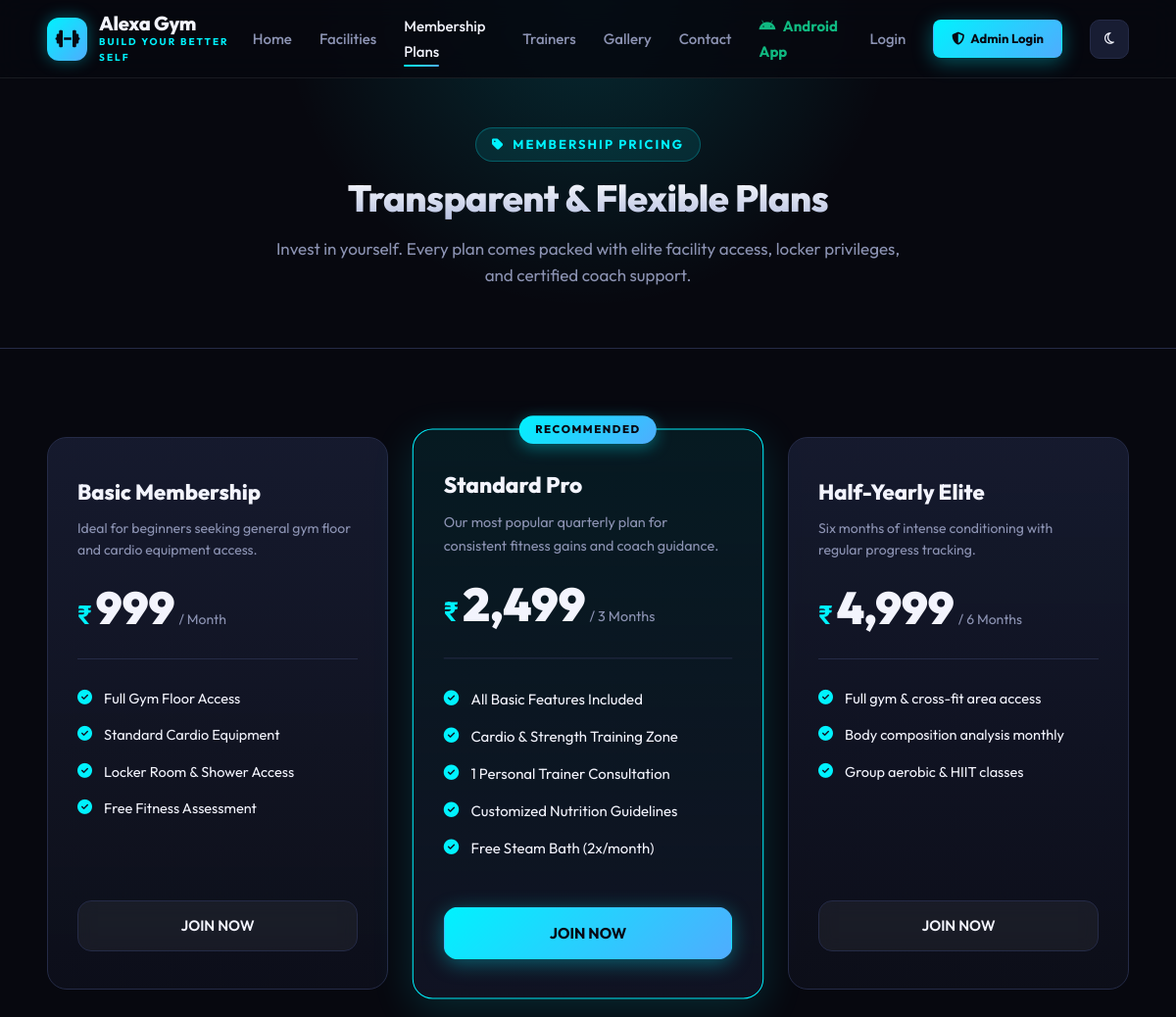
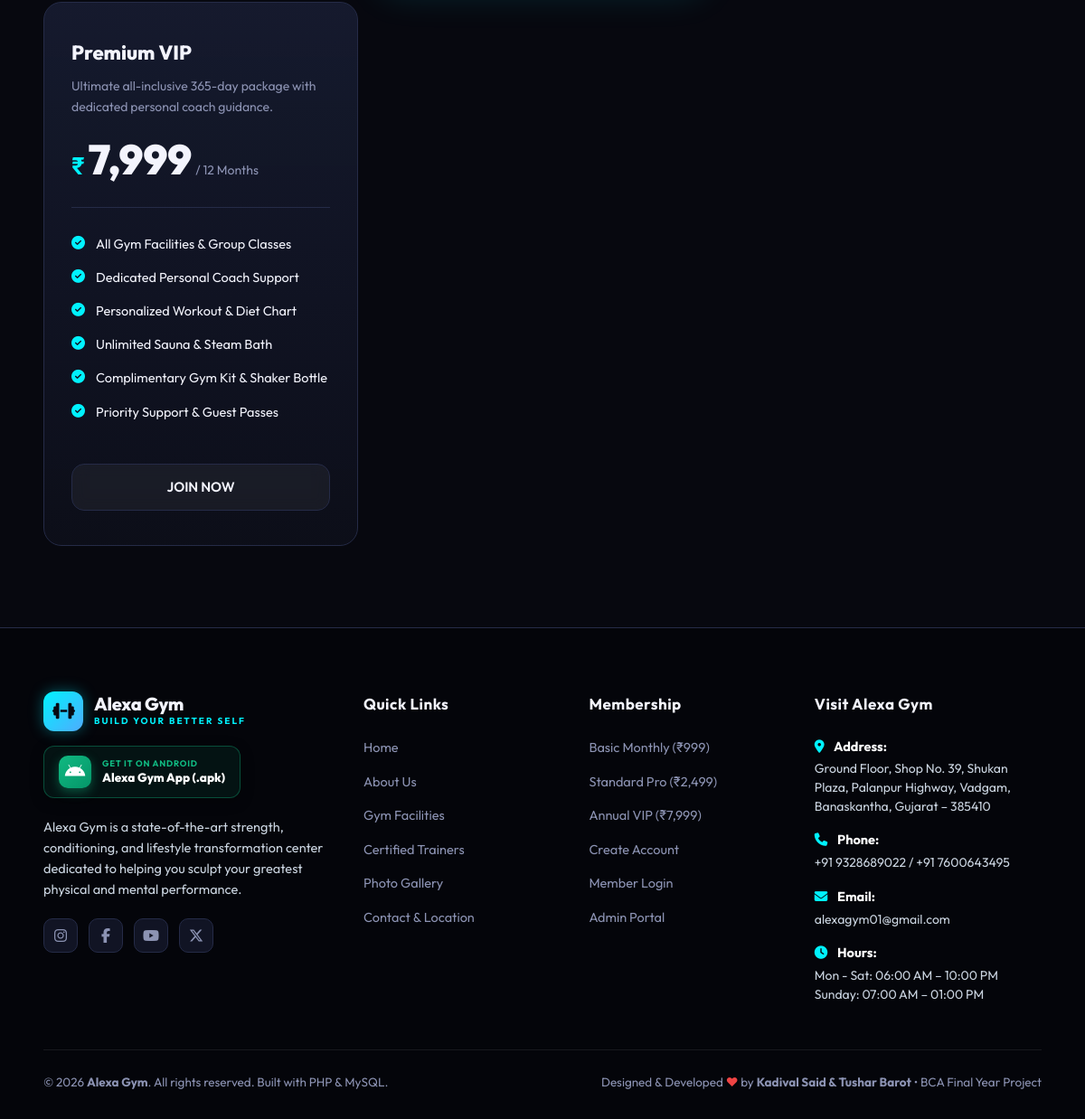
/plans.php, run on the app's committed database (2 pictures, top to bottom).
### tables this page shows
CREATE TABLE `plans` (
  `id` INT UNSIGNED NOT NULL AUTO_INCREMENT,
  `name` VARCHAR(100) NOT NULL,
  `duration_months` INT UNSIGNED NOT NULL,
  `price` DECIMAL(10,2) NOT NULL DEFAULT 0.00,
  `description` TEXT DEFAULT NULL,
  `features` TEXT DEFAULT NULL,
  `is_popular` TINYINT(1) NOT NULL DEFAULT 0,
  `status` ENUM('active', 'inactive') NOT NULL DEFAULT 'active',
  `created_at` TIMESTAMP NOT NULL DEFAULT CURRENT_TIMESTAMP,
  PRIMARY KEY (`id`)
);

### includes/functions.php (called while the page is built, shortened)
<?php
function e($value) {
    return htmlspecialchars((string)($value ?? ''), ENT_QUOTES, 'UTF-8');
}
function get_base_url() {
    $script_dir = str_replace('\\', '/', dirname($_SERVER['SCRIPT_NAME'] ?? ''));
    $base = preg_replace('#/(auth|user|admin|includes|config)(/.*)?$#i', '', $script_dir);
    $base = rtrim($base, '/');
    return ($base === '' || $base === '.') ? '' : $base;
}

### config/auth.php (called while the page is built, shortened)
<?php
function is_logged_in() {
    return isset($_SESSION['user_id']) && !empty($_SESSION['user_id']);
}
function get_logged_in_user() {
    if (!is_logged_in()) return null;
    return [
        'id'    => $_SESSION['user_id'] ?? null,
        'name'  => $_SESSION['user_name'] ?? 'User',
        'email' => $_SESSION['user_email'] ?? '',
        'phone' => $_SESSION['user_phone'] ?? '',
        'role'  => strtolower($_SESSION['user_role'] ?? 'member'),
        'member_id' => $_SESSION['member_id'] ?? null,
    ];
}

### plans.php (the view, shortened to what this page needs)
<?php
require_once __DIR__ . '/config/database.php';
require_once __DIR__ . '/config/auth.php';
require_once __DIR__ . '/includes/functions.php';
try {
    $plans_stmt = $pdo->query("SELECT * FROM plans WHERE status = 'active' ORDER BY price ASC");
    $plans_list = $plans_stmt->fetchAll();
} catch (Exception $e) {
    $plans_list = [];
}
require_once __DIR__ . '/includes/header.php';
require_once __DIR__ . '/includes/navbar.php';
?>
<section style="padding: 130px 0 60px 0; background: radial-gradient(circle at top center, rgba(0, 242, 254, 0.15), transparent 45%), var(--bg); border-bottom: 1px solid var(--line);">
  <div class="container text-center" style="text-align: center;">
    <div class="section-tag"><i class="fa-solid fa-tag"></i> Membership Pricing</div>
    <h1 class="section-title">Transparent &amp; Flexible Plans</h1>
    <p class="section-desc" style="margin: 0 auto; max-width: 650px;">
      Invest in yourself. Every plan comes packed with elite facility access, locker privileges, and certified coach support.
    </p>
  </div>
</section>
<section class="section">
  <div class="container">
    <div class="pricing-grid">
      <?php if (!empty($plans_list)): ?>
        <?php foreach ($plans_list as $plan):
            $features = !empty($plan['features']) ? explode("\n", trim($plan['features'])) : [
                'Full Gym Floor Access',
                'Cardio & Strength Training Zone',
                'Locker Room & Shower Access',
                'Free Initial Assessment'
            ];
            $is_popular = !empty($plan['is_popular']);
        ?>
          <div class="pricing-card <?= $is_popular ? 'popular' : '' ?>">
            <?php if ($is_popular): ?>
              <div class="popular-badge">RECOMMENDED</div>
            <?php endif; ?>
            <div class="plan-name"><?= e($plan['name']) ?></div>
            <div class="plan-desc"><?= e($plan['description'] ?: 'Structured fitness access designed for your progression.') ?></div>
            <div class="plan-price-wrap">
              <span class="plan-currency">₹</span>
              <span class="plan-amount"><?= number_format((float)$plan['price'], 0) ?></span>
              <span class="plan-duration">/ <?= (int)$plan['duration_months'] === 1 ? 'Month' : (int)$plan['duration_months'] . ' Months' ?></span>
            </div>
            <ul class="plan-features-list">
              <?php foreach ($features as $feat): ?>
                <?php if (!empty(trim($feat))): ?>
                  <li><i class="fa-solid fa-circle-check"></i> <?= e(trim($feat)) ?></li>
                <?php endif; ?>
              <?php endforeach; ?>
            </ul>
            <?php
            $logged_user = get_logged_in_user();
            $user_role = $logged_user['role'] ?? '';
            if ($user_role === 'admin') {
                $plan_btn_url = $base_url . '/admin/plans.php';
                $plan_btn_text = '<i class="fa-solid fa-pen-to-square"></i> Manage Plan';
            } elseif ($user_role === 'member') {
                $plan_btn_url = $base_url . '/user/plans.php?plan_id=' . (int)$plan['id'];
                $plan_btn_text = '<i class="fa-solid fa-bolt"></i> Choose Plan';
            } else {
                $plan_btn_url = $base_url . '/auth/register.php?plan_id=' . (int)$plan['id'];
                $plan_btn_text = 'JOIN NOW';
            }
            ?>
            <a href="<?= $plan_btn_url ?>" class="btn <?= $is_popular ? 'btn-primary' : 'btn-outline' ?> btn-block">
              <?= $plan_btn_text ?>
            </a>
          </div>
        <?php endforeach; ?>
      <?php endif; ?>
    </div>
  </div>
</section>
<?php require_once __DIR__ . '/includes/footer.php'; ?>

### assets/css/style.css (style rules this page uses)
:root { --bg: #07080f; --bg-subtle: #0d0f1a; --panel: #111424; --panel-2: #181d33; --panel-card: rgba(17, 20, 36, 0.75); --line: #252b47; --line-light: rgba(255, 255, 255, 0.08); --text: #f3f4fd; --text-muted: #8c93b3; --cyan: #00f2fe; --cyan-glow: rgba(0, 242, 254, 0.35); --blue: #3b82f6; --violet: #7c3aed; --accent-grad: linear-gradient(135deg, #00f2fe 0%, #4facfe 100%); --accent-grad-rev: linear-gradient(135deg, #7c3aed 0%, #3b82f6 100%); --fire-grad: linear-gradient(135deg, #f59e0b 0%, #ef4444 100%); --card-grad: linear-gradient(180deg, rgba(24, 29, 51, 0.85) 0%, rgba(13, 15, 26, 0.95) 100%); --ok: #10b981; --bad: #ef4444; --warning: #f59e0b; --radius-sm: 8px; --radius-md: 14px; --radius-lg: 20px; --radius-full: 9999px; --shadow-sm: 0 4px 12px rgba(0, 0, 0, 0.3); --shadow-md: 0 10px 30px rgba(0, 0, 0, 0.45); --shadow-glow: 0 0 25px rgba(0, 242, 254, 0.25); --transition: all 0.28s cubic-bezier(0.4, 0, 0.2, 1); font-family: 'Outfit', 'Inter', -apple-system, BlinkMacSystemFont, sans-serif; }
*, *::before, *::after { box-sizing: border-box; margin: 0; padding: 0; }
html { scroll-behavior: smooth; }
body { background-color: var(--bg); color: var(--text); font-size: 16px; line-height: 1.6; overflow-x: hidden; min-height: 100vh; display: flex; flex-direction: column; }
a { color: inherit; text-decoration: none; transition: var(--transition); }
.container { width: 100%; max-width: 100%; margin: 0 auto; padding: 0 clamp(20px, 4vw, 72px); }
.section { padding: 90px 0; position: relative; }
.section-tag { display: inline-flex; align-items: center; gap: 8px; font-size: 13px; font-weight: 700; letter-spacing: 2px; text-transform: uppercase; color: var(--cyan); background: rgba(0, 242, 254, 0.1); border: 1px solid rgba(0, 242, 254, 0.25); padding: 6px 16px; border-radius: var(--radius-full); margin-bottom: 14px; }
.section-title { font-size: 38px; font-weight: 800; line-height: 1.25; letter-spacing: -0.5px; margin-bottom: 14px; background: linear-gradient(180deg, #ffffff 0%, #b4bee0 100%); -webkit-background-clip: text; background-clip: text; -webkit-text-fill-color: transparent; }
.section-desc { color: var(--text-muted); font-size: 17px; font-weight: 400; }
.btn { display: inline-flex; align-items: center; justify-content: center; gap: 10px; font-weight: 600; font-size: 15px; padding: 13px 28px; border-radius: var(--radius-md); border: 1px solid transparent; cursor: pointer; transition: var(--transition); text-align: center; white-space: nowrap; }
.btn-primary { background: var(--accent-grad); color: #070913; font-weight: 700; box-shadow: 0 4px 20px var(--cyan-glow); }
.btn-outline { background: rgba(255, 255, 255, 0.05); border-color: var(--line); color: var(--text); backdrop-filter: blur(8px); }
.btn-block { width: 100%; }
.pricing-grid { display: grid; grid-template-columns: repeat(auto-fit, minmax(300px, 1fr)); gap: 30px; align-items: stretch; }
.pricing-card { background: var(--card-grad); border: 1px solid var(--line); border-radius: var(--radius-lg); padding: 38px 30px; display: flex; flex-direction: column; position: relative; transition: var(--transition); }
.pricing-card.popular { border-color: var(--cyan); background: linear-gradient(180deg, rgba(0, 242, 254, 0.08) 0%, rgba(17, 20, 36, 0.95) 100%); box-shadow: 0 10px 40px rgba(0, 242, 254, 0.15); transform: scale(1.03); }
.popular-badge { position: absolute; top: -14px; left: 50%; transform: translateX(-50%); background: var(--accent-grad); color: #070913; font-size: 11px; font-weight: 800; letter-spacing: 1.5px; text-transform: uppercase; padding: 5px 16px; border-radius: var(--radius-full); box-shadow: 0 4px 15px var(--cyan-glow); }
.plan-name { font-size: 22px; font-weight: 800; margin-bottom: 8px; }
.plan-desc { font-size: 14px; color: var(--text-muted); margin-bottom: 24px; min-height: 42px; }
.plan-price-wrap { display: flex; align-items: baseline; gap: 4px; margin-bottom: 28px; padding-bottom: 24px; border-bottom: 1px solid var(--line); }
.plan-currency { font-size: 26px; font-weight: 700; color: var(--cyan); }
.plan-amount { font-size: 46px; font-weight: 900; line-height: 1; color: var(--text); }
.plan-duration { font-size: 14px; color: var(--text-muted); }
.plan-features-list { list-style: none; margin-bottom: 32px; flex-grow: 1; }
.plan-features-list li { display: flex; align-items: flex-start; gap: 12px; font-size: 14.5px; color: var(--text); margin-bottom: 14px; }
.plan-features-list li i { color: var(--cyan); font-size: 15px; margin-top: 3px; }

### data on the page
plans: name "Basic Membership", description "Ideal for beginners seeking general gym floor and cardio equipment access.", price "999", duration_months "Month", features "Full Gym Floor Access", features "Standard Cardio Equipment", features "Locker Room & Shower Access", features "Free Fitness Assessment", plan_btn_text "JOIN NOW"
plans: is_popular "RECOMMENDED", name "Standard Pro", description "Our most popular quarterly plan for consistent fitness gains and coach guidance.", price "2,499", duration_months "3", features "All Basic Features Included", features "Cardio & Strength Training Zone", features "1 Personal Trainer Consultation", features "Customized Nutrition Guidelines", features "Free Steam Bath (2x/month)", plan_btn_text "JOIN NOW"
plans: name "Half-Yearly Elite", description "Six months of intense conditioning with regular progress tracking.", price "4,999", duration_months "6", features "Full gym & cross-fit area access", features "Body composition analysis monthly", features "Group aerobic & HIIT classes", plan_btn_text "JOIN NOW"
plans: name "Premium VIP", description "Ultimate all-inclusive 365-day package with dedicated personal coach guidance.", price "7,999", duration_months "12", features "All Gym Facilities & Group Classes", features "Dedicated Personal Coach Support", features "Personalized Workout & Diet Chart", features "Unlimited Sauna & Steam Bath", features "Complimentary Gym Kit & Shaker Bottle", features "Priority Support & Guest Passes", plan_btn_text "JOIN NOW"
